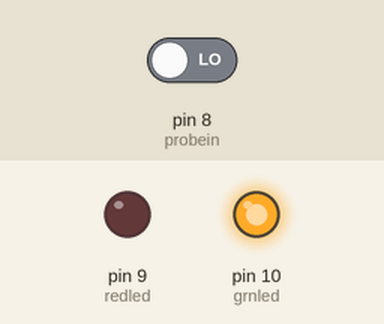
Recording of a sketch running on a simulated Arduino Uno, built with avr-gcc and run on an emulated ATmega328P. Parts: output pins drawn as LEDs (lit = HIGH). The test bench sets the inputs (shaded band); at power-on: pin 8 (probein) LOW.

Above: at 1.2 s.
1.3 s: pin 8 (probein) driven HIGH
At 2.1 s:
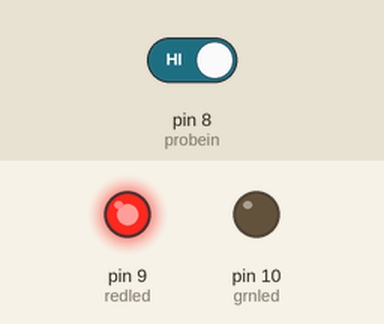
2.8 s: pin 8 (probein) driven LOW
At 3.2 s:
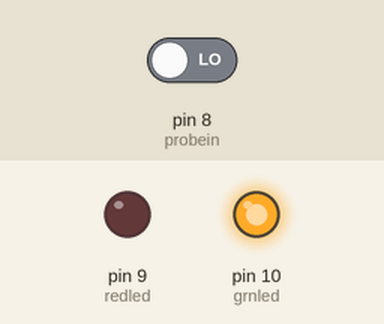
Timing chart, 0 to 5.8 s (numbered marks = the images above; inputs shaded):
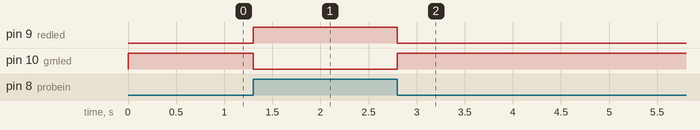

Measured:
- after the input at 1.3 s, pin 9 (redled): LOW → HIGH at once; pin 10 (grnled): HIGH → LOW at once
- after the input at 2.8 s, pin 9 (redled): HIGH → LOW at once; pin 10 (grnled): LOW → HIGH at once

The sketch:

Logic_Tester_with_RGB_LED_sketch.ino
```cpp
/*
Logic Tester with RGB LED
Turns on the green LED when a logic "1" (+5V) signal is detected. The
red LED will turn on at logic "0" (0V) signal. Also, when powering
up the Arduino the red LED is on.
4 May 2013
Don Wilcher
*/

// RG pins wired to the Arduino microcontroller
// give them names:
int redled = 9;
int grnled = 10;
int probein = 8;
int probeStatus = 0;

// the setup routine runs once when you press reset:

void setup() {
// initialize the digital pins as outputs:
pinMode(redled, OUTPUT);
pinMode(grnled, OUTPUT);
pinMode(probein, INPUT);

// turn RGB outputs off:
digitalWrite(redled, HIGH);
digitalWrite(grnled, HIGH);
}

// the loop routine runs over and over again forever:
void loop() {
// read the status of the test probe value:
probeStatus = digitalRead(probein);
if (probeStatus == HIGH) { // check if the test probe value is HIGH
digitalWrite(redled, HIGH); // turn the red LED off (HIGH is off)
digitalWrite(grnled, LOW); // turn the green LED on (LOW is on)
}
else {
digitalWrite(redled, LOW); // turn the red LED on
digitalWrite(grnled, HIGH); // turn the green LED off
}
}
```
